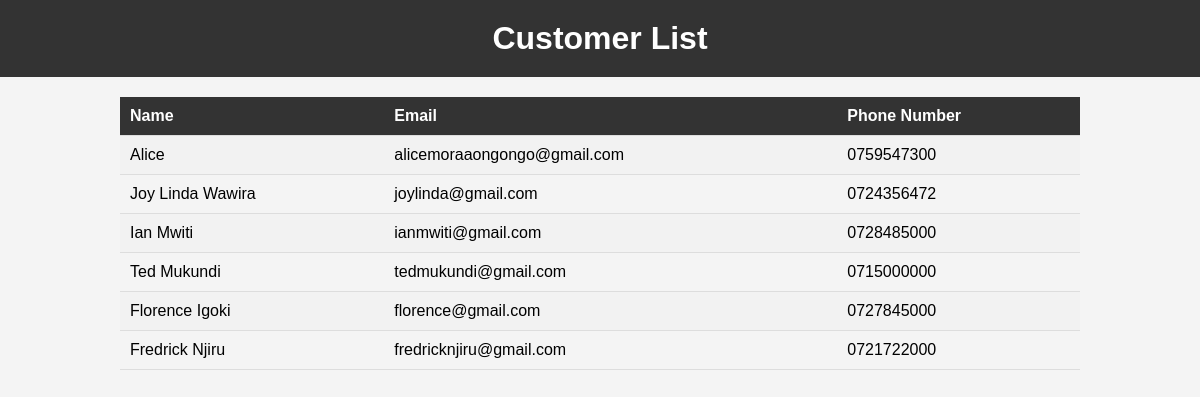
The page /customer/customer_list/ on the database as committed earlier.
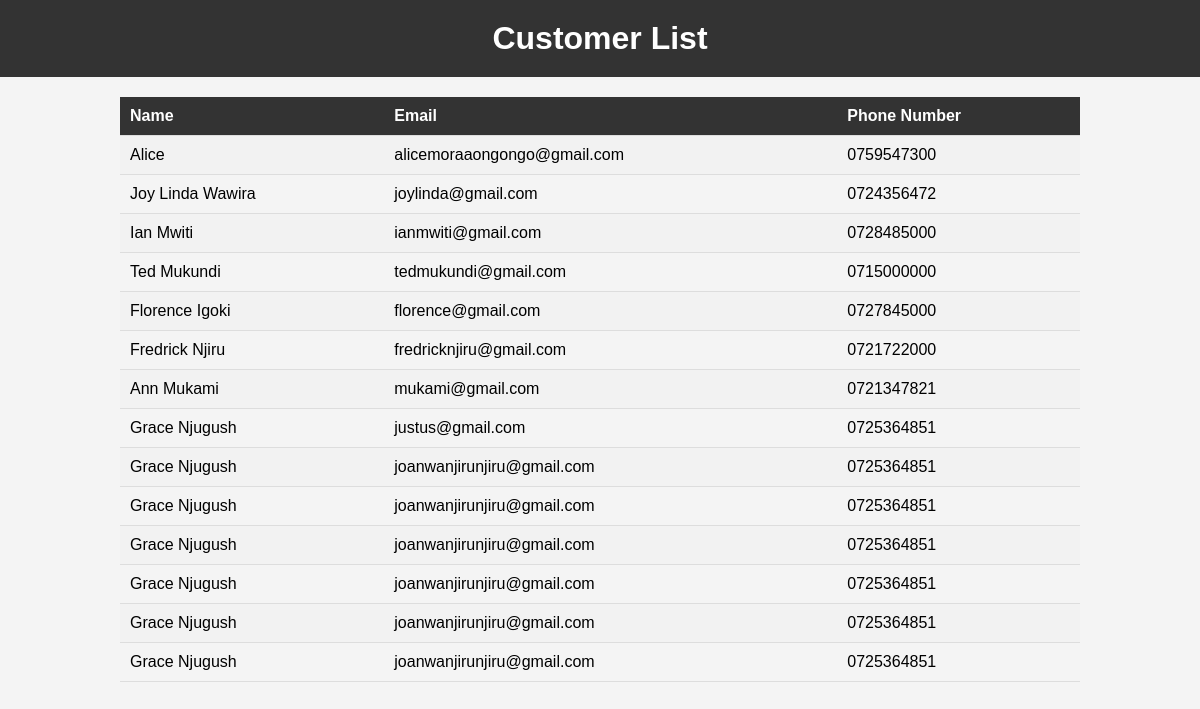
The same page on the database as committed later.
### customer/models.py (models this page shows, shortened)
class Customer(models.Model):
    user = models.OneToOneField(User,on_delete=models.CASCADE,null=True)
    name=models.CharField(max_length=32)
    email=models.EmailField()
    phone_number=models.CharField(max_length=15)
    location=models.CharField(max_length=30)
    identification=models.CharField(max_length=8)
    password=models.CharField(max_length=20)

### customer/views.py (the view)
# urls.py: path('customer_list/', views.customer_list, name='customer_list'),
def customer_list(request):
    customers = Customer.objects.all()
    return render(request, "customer/customer_list.html", {"customers": customers})

### templates/customer/customer_list.html (shortened to what this page needs)
<!DOCTYPE html>
<html>
<head>
    {% load static %}
    <link rel="stylesheet" type="text/css" href="{% static 'customer/styles.css' %}">
</head>
<body>
    <h1>Customer List</h1>
    <table>
        <tr>
            <th>Name</th>
            <th>Email</th>
            <th>Phone Number</th>
        </tr>
        {% for customer in customers %}
        <tr>
            <td>{{ customer.name }}</td>
            <td>{{ customer.email }}</td>
            <td>{{ customer.phone_number }}</td>
        </tr>
        {% endfor %}
    </table>
</body>
</html>
</body>

Rows that differ between the two databases and show on the page:
added Customer: name "Ann Mukami", email "mukami@gmail.com", phone_number "0721347821"
added Customer: name "Grace Njugush", email "justus@gmail.com", phone_number "0725364851"
added Customer: name "Grace Njugush", email "joanwanjirunjiru@gmail.com", phone_number "0725364851"
added Customer: name "Grace Njugush", email "joanwanjirunjiru@gmail.com", phone_number "0725364851"
added Customer: name "Grace Njugush", email "joanwanjirunjiru@gmail.com", phone_number "0725364851"
added Customer: name "Grace Njugush", email "joanwanjirunjiru@gmail.com", phone_number "0725364851"
added Customer: name "Grace Njugush", email "joanwanjirunjiru@gmail.com", phone_number "0725364851"
added Customer: name "Grace Njugush", email "joanwanjirunjiru@gmail.com", phone_number "0725364851"
